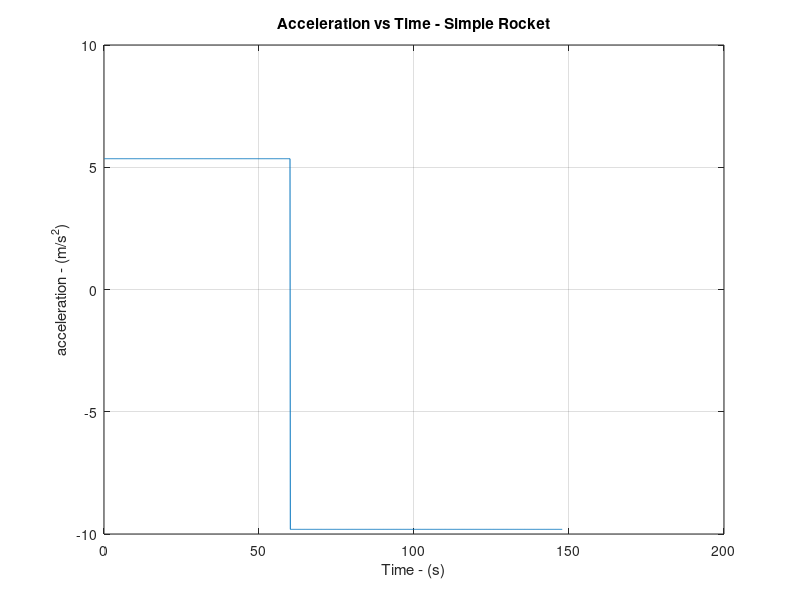
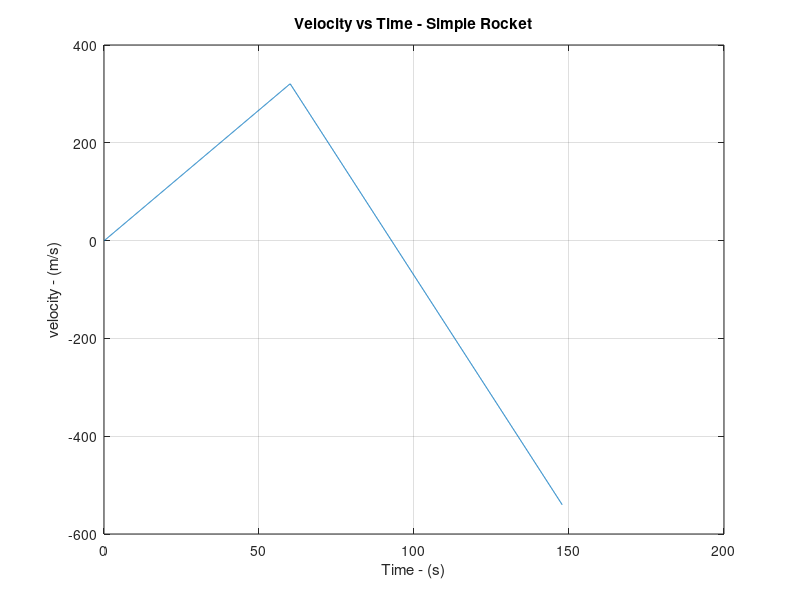
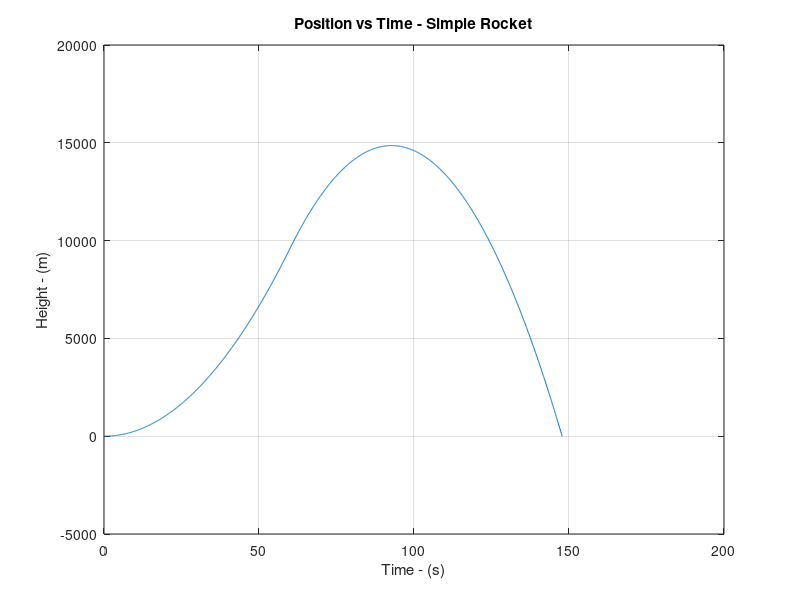

Reproduce these figures in MATLAB, in order.
clear variables % clear any old variables in the workspace

close all % closes any plots open from previous runs

%List all the variables needed



massEmptyRocket = 1500; % kg

startingMassFuel = 7000; % kg

massHorse = 75; %kg

massTotal = massEmptyRocket + startingMassFuel +massHorse; % kg

engineThrust = 	130000; %N

gravity = 9.81; %m/s/s

density = 1.225; %kg/m3

dragCoeficient = .05;

drag = 0; % no drag

weight = massTotal * gravity; %Constant for now

dt = .1; % timeStep duration in seconds

endTime = 250; % Seconds

acceleration = zeros(1,endTime/dt); %Create empty vector of zeros for Acceleration Data the length of the simulation

time = zeros(1,endTime/dt);  ; %Create empty vector of zeros for time Data

burnTime = 60; %Time Engines are firing for.



%start a loop to calcualte our equations of motion at each Time Step



%positions must be integers so divide by dt and multiply at at the end 

for t = 1:1:(endTime/dt) %   t is the current TimeStep
%Equation of motion
    if t <= (burnTime/dt) %while the engines are firing
        acceleration(t) =  (engineThrust - drag - weight) /massTotal;
    else %when the engines have stopped firing
        acceleration(t) =  (-drag - weight) /massTotal;
    end
time(t) = t*dt; % update the time vector with the new time step
end



%take out of the for loop to optimize code, no reason to recompute each time 
%(just adding a dt bit), and discard the old result
%Calculate the velocity and Position, by integrating.
velocity = cumtrapz(time,acceleration);
position = cumtrapz(time,velocity);

%this the last useful step of the simulation
endOfUsefulData = 0;

%We now ITERATE the position until it is equal or less than 0
%we start ITERATING not from 0, but from a safe value, to avoid "matching" the initial condition
for t = 50:1:(endTime/dt) 
  pos = position(t);
  if pos <= 0
    endOfUsefulData = t;
    break %terminate the Iteration, we have finished here
  end
end


%i have no idea what is the built in function to take a subarray
%do a copy of the original 

velocityOld = velocity;
positionOld = position;
accelerationOld = acceleration;


velocity = zeros(1,endOfUsefulData);
position  = zeros(1,endOfUsefulData);
acceleration  = zeros(1,endOfUsefulData);
time = zeros(1,endOfUsefulData);

for t = 1:1:endOfUsefulData
 velocity(t) = velocityOld(t);
 position(t)  = positionOld(t);
 acceleration(t) = accelerationOld(t);
 time(t) = t*dt;
end



%plot results



figure();

plot(time, acceleration)

title ('Acceleration vs Time - Simple Rocket')

xlabel('Time - (s)')

ylabel('acceleration - (m/s^2)')

grid on



figure();

plot(time, velocity)

title ('Velocity vs Time - Simple Rocket')

xlabel('Time - (s)')

ylabel('velocity - (m/s)')

grid on



figure();

plot(time, position)

title ('Position vs Time - Simple Rocket')

xlabel('Time - (s)')

ylabel('Height - (m)')

grid on